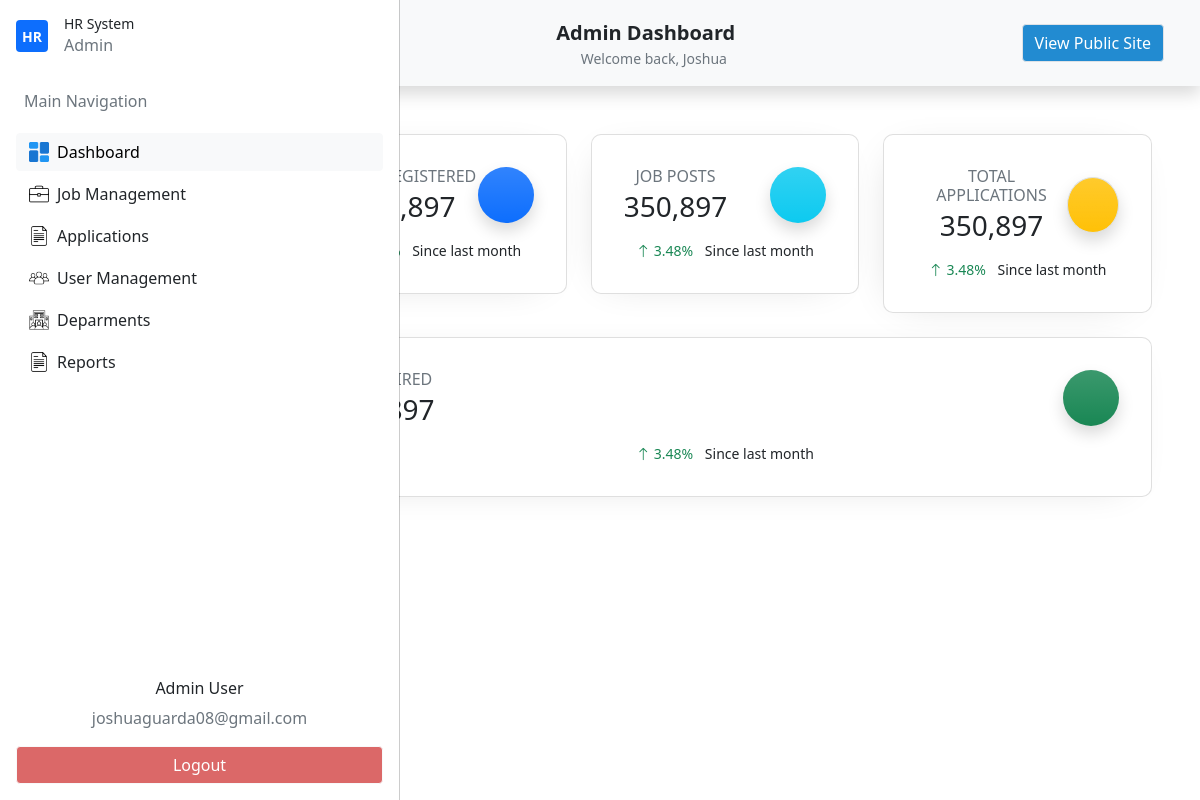
The app's page /admin-dashboard/ (signed in) with its own data.
### my_app/models.py (models this page shows, shortened)
class Usertype(db.Model):
    id = db.Column(db.Integer(),primary_key=True)
    name=db.Column(db.String(length=30),unique=True,nullable=False)
    user_type=db.relationship('Users',backref='desig_user',lazy=True)
    def __str__(self):
        return self.name

class Users(db.Model,UserMixin):
    id = db.Column(db.Integer(),primary_key=True)
    firstname=db.Column(db.String(length=30),nullable=False)
    lastname=db.Column(db.String(length=30),nullable=False)
    email_address=db.Column(db.String(length=51),nullable=False)
    password_hash=db.Column(db.String(length=30),nullable=False)
    address_1 = db.Column(db.String(length=120),nullable=True)
    address_2 = db.Column(db.String(length=100),nullable=True)
    brgy_id = db.Column(db.String(),nullable=True)
    munci_id = db.Column(db.String(),nullable=True)
    prov_id = db.Column(db.String(),nullable=True)
    zipcode = db.Column(db.String(),nullable=True)
    mobile_number = db.Column(db.String(length=11),nullable=True)
    phone_number = db.Column(db.String(length=8),nullable=True)
    profile_picture =db.Column(db.String(),nullable=True)
    department_id =db.Column(db.Integer(),db.ForeignKey('department.id'))
    department = db.relationship('Department')
    user_type_id = db.Column(db.Integer(),db.ForeignKey('usertype.id'))
    user_type = db.relationship('Usertype')
    creation_date = db.Column(db.Date(),nullable=False)
    write_date =  db.Column(db.Date(),nullable=False)
    @property
    def password(self):
        raise AttributeError("Password is write-only.")

### my_app/routes.py (the view)
@app.route('/admin-dashboard/')
@login_required
def admin_dashboard():
    if current_user.user_type.name != "admin":
        return redirect(url_for("home_page"))
    return render_template("admin/admin_dashboard.html",show_navbar=False)

### my_app/models.py (called while the page is built)
@login_manager.user_loader
def load_user(user_id):
    return Users.query.get(int(user_id))

### my_app/templates/admin/admin_dashboard.html (shortened to what this page needs)
{% extends "dashboard/base_dashboard.html"%}
{% block nav%}
<li class="nav-item">
    <button id="nav-btn" type="button" class="btn btn-light fw-normal border" onclick="location.href='{{ url_for('home_page') }}'">
    View Public Site
    </button>
</li>
{% endblock%}
{% block section %}
<section id="StatisticsDt">
    <div class="container p-5">
        <div class="row text-center g-4">
            <div class="col-md">
                <div class="card p-3 custom-card">
                    <div class="card-body">
                        <div class="d-flex justify-content-between align-items-center">
                            <div>
                                <h6 class="text-uppercase text-muted mb-1">Users Registered</h6>
                                <h3 class="mb-0 fw-semibold">350,897</h3>
                            </div>
                            <div class="bg-primary bg-gradient text-white d-flex align-items-center justify-content-center shadow icon-circle">
                            </div>
                        </div>
                        <p class="mt-3 mb-0 small">
                            <span class="text-success me-2"> 3.48%</span>
                            <span class="text-nowrap">Since last month</span>
                        </p>
                    </div>
                </div>
            </div>
            <div class="col-md">
                <div class="card p-3 custom-card">
                    <div class="card-body">
                        <div class="d-flex justify-content-between align-items-center">
                            <div>
                                <h6 class="text-uppercase text-muted mb-1">Job Posts</h6>
                                <h3 class="mb-0 fw-semibold">350,897</h3>
                            </div>
                            <div class="bg-info bg-gradient text-white d-flex align-items-center justify-content-center shadow icon-circle">
                            </div>
                        </div>
                        <p class="mt-3 mb-0 small">
                            <span class="text-success me-2"><i class="bi bi-arrow-up"></i> 3.48%</span>
                            <span class="text-nowrap">Since last month</span>
                        </p>
                    </div>
                </div>
            </div>
            <div class="col-md">
                <div class="card p-3 custom-card">
                    <div class="card-body">
                        <div class="d-flex justify-content-between align-items-center">
                            <div>
                                <h6 class="text-uppercase text-muted mb-1">Total Applications</h6>
                                <h3 class="mb-0 fw-semibold">350,897</h3>
                            </div>
                            <div class="bg-warning bg-gradient text-light d-flex border align-items-center justify-content-center shadow icon-circle">
                            </div>
                        </div>
                        <p class="mt-3 mb-0 small">
                            <span class="text-success me-2"><i class="bi bi-arrow-up"></i> 3.48%</span>
                            <span class="text-nowrap">Since last month</span>
                        </p>
                    </div>
                </div>
            </div>
            <div class="col-md">
                <div class="card p-3 custom-card">
                    <div class="card-body">
                        <div class="d-flex justify-content-between align-items-center">
                            <div>
                                <h6 class="text-uppercase text-muted mb-1">Total Hired</h6>
                                <h3 class="mb-0 fw-semibold">350,897</h3>
                            </div>
                            <div class="bg-success bg-gradient text-white d-flex align-items-center justify-content-center shadow icon-circle">
                            </div>
                        </div>
                        <p class="mt-3 mb-0 small">
                            <span class="text-success me-2"><i class="bi bi-arrow-up"></i> 3.48%</span>
                            <span class="text-nowrap">Since last month</span>
                        </p>
                    </div>
                </div>
            </div>
        </div>
    </div>
</section>
<section id="UsersManagement">
    <div class="container p-5">
    </div>
</section>
{% endblock%}

### my_app/templates/dashboard/base_dashboard.html (shortened to what this page needs)
{% extends "base.html"%}
{% block content %}
    <nav class="navbar navbar-expand-lg navbar-light bg-light shadow p-4 custom-nav-class">
        <div class="container">
            {% if current_user.user_type.name=='admin' or current_user.user_type.name=='internal'%}
                <div class="d-flex w-100 justify-content-between align-items-center position-relative">
                    <button class="btn btn-light d-flex justify-content-center align-items-center p-2 dashboard_side_btn" type="button" data-bs-toggle="offcanvas" data-bs-target="#offcanvasScrolling" aria-controls="offcanvasScrolling">
                    </button>
                    <div class="position-absolute start-50 translate-middle-x text-center">
                        <a class="navbar-brand fw-bold mb-0 text-dark" href="{{ url_for('admin_dashboard') }}">
                            <span>{{ current_user.user_type|capitalize }}</span> Dashboard
                        </a>
                        <div class="text-muted small">Welcome back, {{ current_user.firstname|capitalize }}</div>
                    </div>
                </div>
            {% endif %}
            <div class="collapse navbar-collapse justify-content-center custom-nav-list-dashboard text-nowrap" id="navbarNavAltMarkup">
                <ul class="navbar-nav ms-auto">
                    {% block nav%}
                    {% endblock%}
                </ul>
            </div>
        </div>
    </nav>
    {% if current_user.user_type.name=='admin' or current_user.user_type.name=='internal'%}
    <div class="offcanvas offcanvas-start" data-bs-scroll="true" data-bs-backdrop="false" tabindex="-1" id="offcanvasScrolling" aria-labelledby="offcanvasScrollingLabel">
        <div class="offcanvas-header">
            <div class="d-flex align-items-center gap-2">
                <div class="d-flex align-items-center justify-content-center bg-primary rounded me-2" style="width: 2rem; height: 2rem;">
                    <span class="text-white fw-bold small">HR</span>
                </div>
                <div id="hr-details">
                    <h2 class="fw-semibold small mb-0">HR System</h2>
                    <p class="text-muted text-xs mb-0">{{ current_user.user_type|capitalize }}</p>
                </div>
            </div>
            <button type="button" class="btn-close text-reset" data-bs-dismiss="offcanvas" aria-label="Close"></button>
        </div>
        <div class="offcanvas-body">
            <ul class="nav flex-column gap-1">
                <li class="nav-item">
                    <p class="text-muted text-start px-2">Main Navigation</p>
                </li>
                <li class="nav-item">
                    <button class="btn btn-light w-100 text-start d-flex align-items-center dashboard_side_btn" onclick="location.href='{{ url_for('admin_dashboard') }}'" >
                        <img src="{{ url_for('static', filename='builtin/icons/dashboard.png') }}" width="20" class="me-2">
                        Dashboard
                    </button>
                </li>
                <li class="nav-item">
                   <button class="btn  w-100 text-start d-flex align-items-center dashboard_side_btn">
                         <img src="{{ url_for('static', filename='builtin/icons/briefcase.png') }}" width="20" class="me-2">
                        Job Management
                    </button>
                </li>
                <li class="nav-item">
                    <button class="btn  w-100 text-start d-flex align-items-center dashboard_side_btn">
                         <img src="{{ url_for('static', filename='builtin/icons/file.png') }}" width="20" class="me-2">
                        Applications
                    </button>
                </li>
                <li class="nav-item">
                   <button class="btn  w-100 text-start d-flex align-items-center dashboard_side_btn" onclick="location.href='{{ url_for('admin_dashboard_manage_users') }}'">
                        <img src="{{ url_for('static', filename='builtin/icons/group.png') }}" width="20" class="me-2">
                        User Management
                    </button>
                </li>
                <li class="nav-item">
                   <button class="btn  w-100 text-start d-flex align-items-center dashboard_side_btn">
                         <img src="{{ url_for('static', filename='builtin/icons/corporation.png') }}" width="20" class="me-2">
                        Deparments
                    </button>
                </li>
                <li class="nav-item">
                   <button class="btn  w-100 text-start d-flex align-items-center dashboard_side_btn">
                         <img src="{{ url_for('static', filename='builtin/icons/file.png') }}" width="20" class="me-2">
                        Reports
                    </button>
                </li>
            </ul>
        </div>
        <div class="offcanvas-footer p-3">
            <div class="text-center">
                <h6>{{current_user.user_type|capitalize}} User</h6>
                <p class='text-muted'>{{current_user.email_address}}</p>
            </div>
            <button id="logout-btn" class="btn btn-light w-100" onclick="location.href='{{ url_for('logout_page') }}'">
                Logout
            </button>
        </div>
    </div>
    {% endif %}
    <section class="main-content">
    {% block section %}
    {% endblock%}
    </section>
{% endblock%}

### my_app/static/style.css (style rules this page uses)
* { padding: 0; margin: 0; box-sizing: border-box; }
#nav-btn { color: #ffffff; background-color: #228bd1; white-space: nowrap; }
.custom-card { border-radius: 10px; box-shadow: -7px 5px 42px -22px rgba(0,0,0,0.2); -webkit-box-shadow: -7px 5px 42px -22px rgba(0,0,0,0.2); -moz-box-shadow: -7px 5px 42px -22px rgba(0,0,0,0.2); }
#logout-btn { color: #ffffff; background-color: #db6868; white-space: nowrap; }
body.sidebar-open .navbar { margin-left: 250px; transition: margin 0.3s ease; }
body.sidebar-open .main-content { margin-left: 250px; transition: margin 0.3s ease; }
.main-content,.navbar { transition: margin 0.3s ease; }
.icon-circle { width: 56px; height: 56px; border-radius: 50%; }
.btn-close { filter: brightness(0) invert(1); opacity: 0.8; transition: opacity 0.2s; }

### records on screen
Usertype: user_type "Admin"
Users: firstname "Joshua", email_address "joshuaguarda08@gmail.com"
